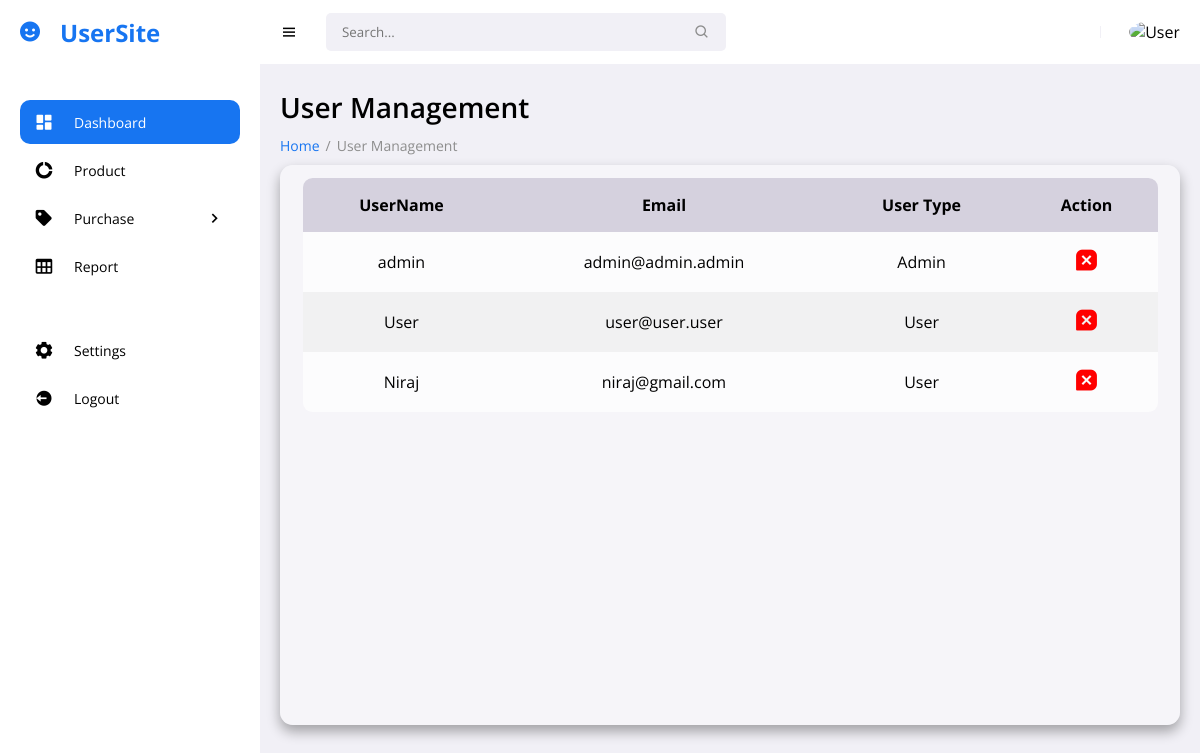
/usermanagement.php (signed in), run on the app's committed database.
### tables this page shows
CREATE TABLE `users` (
  `user_id` int(11) NOT NULL,
  `username` varchar(255) NOT NULL,
  `email` varchar(255) NOT NULL,
  `password` varchar(255) NOT NULL,
  `cpassword` varchar(255) NOT NULL,
  `user_type` int(11) NOT NULL
);

### usermanagement.php (the view, shortened to what this page needs)
<!DOCTYPE html>
<html lang="en">
<head>
	<link href='https://unpkg.com/boxicons@2.0.9/css/boxicons.min.css' rel='stylesheet'>
	<link rel="stylesheet" href="assets/css/style.css">
	<link rel="stylesheet" href="assets/css/add.css">
</head>
<body>
<section id="sidebar">
    <?php
        if($_SESSION['user_type'] == 1){
            include 'layouts/user_menu.php';
        }
        else{
            include 'layouts/admin_menu.php';
        }
    ?>
<main >
    <h1 class="title">User Management</h1>
    <ul class="breadcrumbs">
        <li><a href="index.php">Home</a></li>
        <li class="divider">/</li>
        <li><a href="usermanagement.php" class="active">User Management</a></li>
    </ul>
    <div class="content">
        <div class="table">
            <section class="table_body">
                <table>
                    <?php
                        include 'includes/connection.php';
                    ?>
                    <thead>
                        <tr>
                            <th>UserName</th>
                            <th>Email</th>
                            <th>User Type</th>
                            <th>Action</th>
                        </tr>
                    </thead>
                    <tbody>
                        <?php
                            $query = "SELECT * FROM users";
                            $result = mysqli_query($con,$query);
                            while($row= mysqli_fetch_array($result)){
                                $id = $row['user_id'];
                                $username = $row['username'];
                                $email = $row['email'];
                                $type = $row['user_type'];
                            ?>
                            <tr>
                                <td><?php  echo $username?></td>
                                <td><?php  echo $email ?></td>
                                <td><?php  if($type == 1){
                                                echo "User";
                                            }
                                            else{echo "Admin";}
                                ?></td>
                                <td><a onclick="return confirm('Are you sure you want to delete?')" href="./deleteuser.php?id=<?php echo $id; ?>"><i class='bx bxs-message-square-x' style="font-size:25px;color:red;"></i></a></td>
                            </tr>
                    <?php
                    }
                    ?>
                    </tbody>
                </table>
            </section>
        </div>
    </div>
</main>
</section>
</body>
</html>

### assets/css/style.css (style rules this page uses)
* { font-family: 'Open Sans', sans-serif; margin: 0; padding: 0; box-sizing: border-box; }
:root { --grey: #F1F0F6; --dark-grey: #8D8D8D; --light: #fff; --dark: #000; --green: #81D43A; --light-green: #E3FFCB; --blue: #1775F1; --light-blue: #D0E4FF; --dark-blue: #0C5FCD; --red: #FC3B56; --hue: 240; --first-color: hsl(var(--hue), 16%, 18%); --title-color: hsl(var(--hue), 8%, 15%); --text-color: hsl(var(--hue), 8%, 35%); --body-color: hsl(var(--hue), 100%, 99%); --container-color: #FFF; --z-modal: 1000; }
body { background: var(--grey); overflow-x: hidden; }
a { text-decoration: none; }
li { list-style: none; }
#sidebar { position: fixed; max-width: 260px; width: 100%; background: var(--light); top: 0; left: 0; height: 100%; overflow-y: auto; scrollbar-width: none; transition: all .3s ease; z-index: 200; }
main { width: 100%; padding: 24px 20px 20px 20px; }
main .title { font-size: 28px; font-weight: 600; margin-bottom: 10px; }
main .breadcrumbs { display: flex; grid-gap: 6px; }
main .breadcrumbs li, main .breadcrumbs li a { font-size: 14px; }
main .breadcrumbs li a { color: var(--blue); }
main .breadcrumbs li a.active, main .breadcrumbs li.divider { color: var(--dark-grey); pointer-events: none; }
main .content { width: 100%; min-height: 70vh; margin-top: 10px; background-color: #fff5; box-shadow: 0 .4rem .8rem #0005; border-radius: .8rem; }
main .table { width: 100%; height: 70vh; overflow: hidden; }
main .content .table_body { width: 95%; max-height: calc(89% - .16rem); background-color: #fffb; margin: .8rem auto; border-radius: .6rem; overflow: auto; }
table { width: 100%; overflow: auto; }
table, th, td { border-collapse: collapse; padding: 1rem; text-align: center; }
thead th { top: 0; left: 0; background-color: #d5d1defe; }
tbody tr:nth-child(even) { background-color: #0000000b; }

### data on the page
users: username "admin", email "admin@admin.admin", user_type "Admin"
users: username "User", email "user@user.user", user_type "User"
users: username "Niraj", email "niraj@gmail.com", user_type "User"
